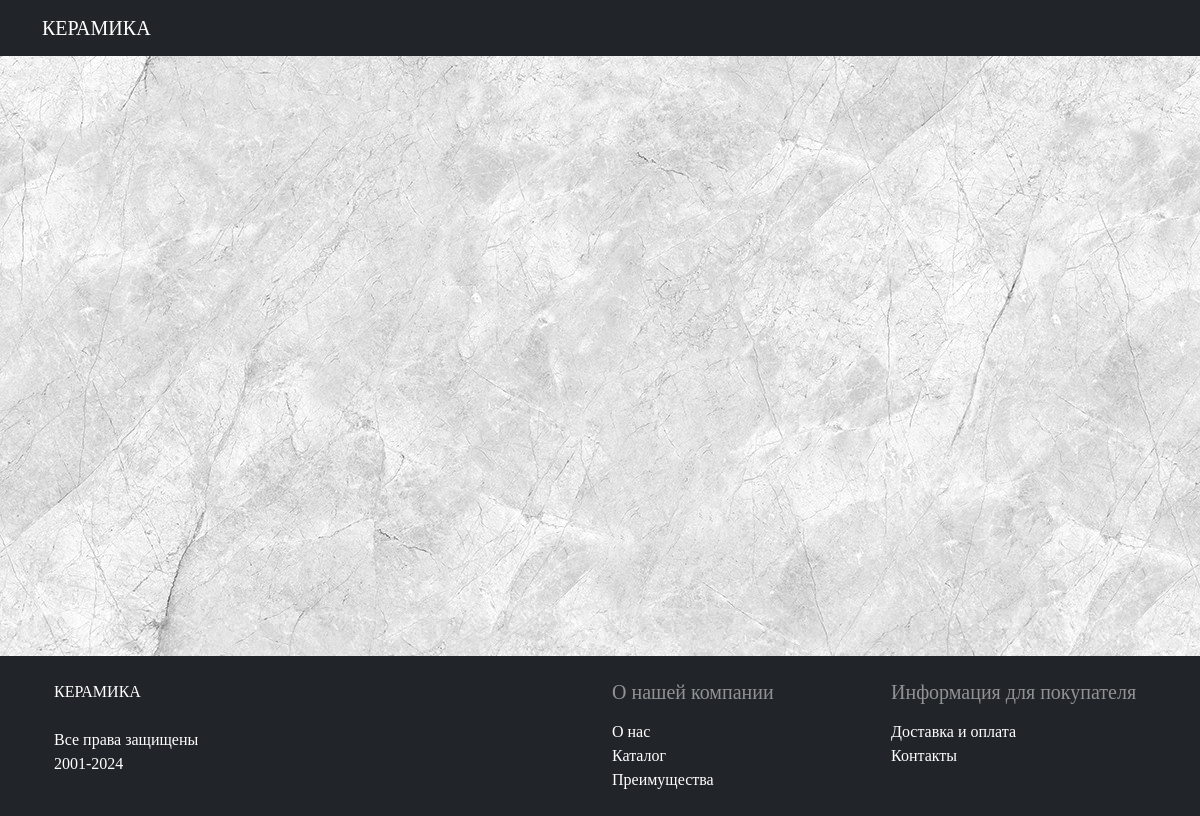
Page /products.php?id=2 on the earlier database version.
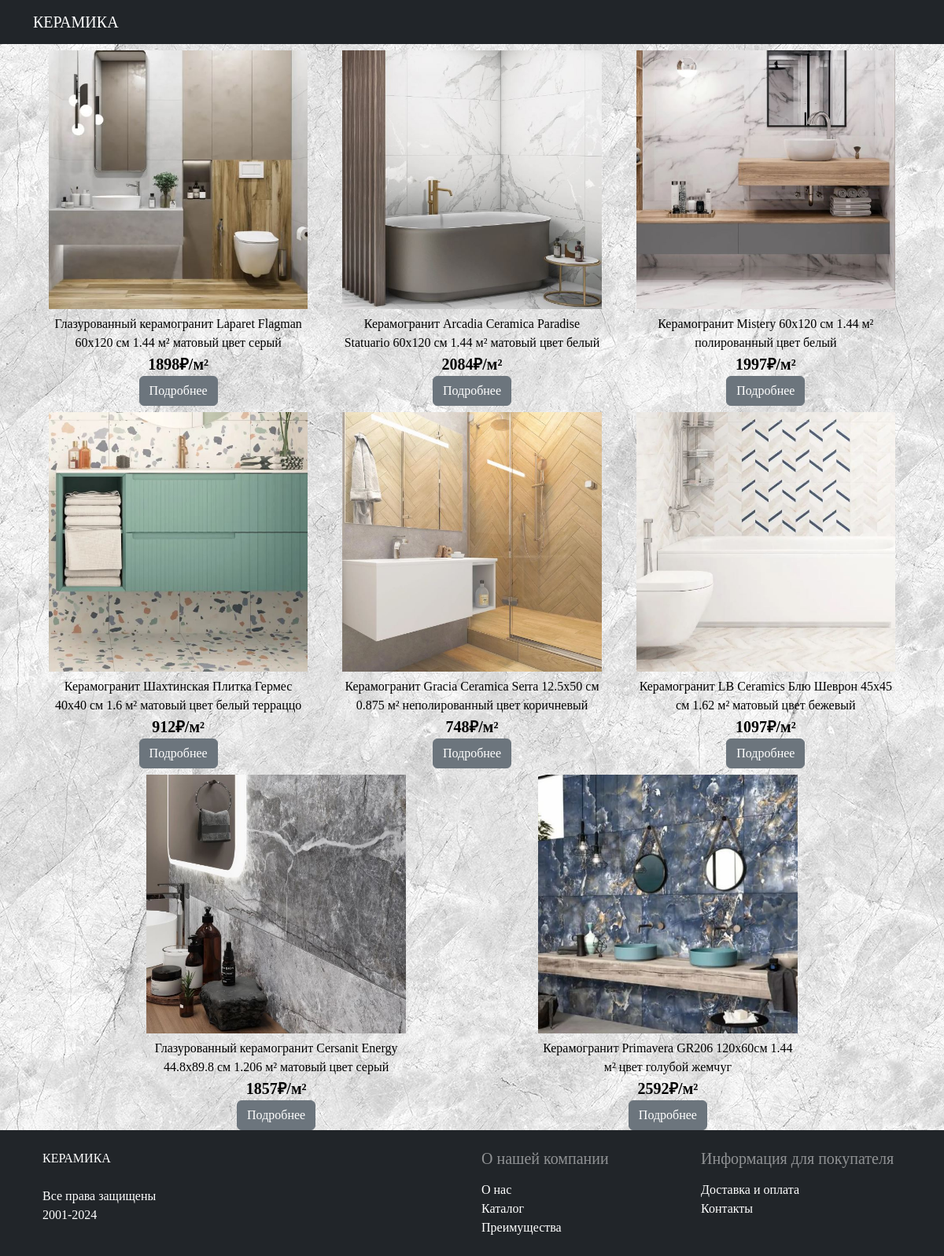
Same page on the later database version.
### tables this page shows
CREATE TABLE `product` (
  `ID` int(11) NOT NULL,
  `Наименование` varchar(100) NOT NULL,
  `id_categories` int(11) NOT NULL,
  `Описание` varchar(5000) NOT NULL,
  `Цена` varchar(50) NOT NULL,
  `Страна производства` varchar(25) NOT NULL,
  `Ширина` int(11) DEFAULT NULL,
  `Длина` int(11) DEFAULT NULL,
  `Толщина` int(11) DEFAULT NULL,
  `Вес` varchar(20) DEFAULT NULL,
  `Фото главное` varchar(255) NOT NULL
);

### products.php (the view, shortened to what this page needs)
<!DOCTYPE html>
<html lang="en">
<head>
    <link href="https://cdn.jsdelivr.net/npm/bootstrap@5.3.1/dist/css/bootstrap.min.css" rel="stylesheet"
>
   <link rel="stylesheet" href="style.css">
   <link rel="stylesheet" href="https://cdnjs.cloudflare.com/ajax/libs/font-awesome/6.5.1/css/all.min.css">
</head>
<body>
<?include "header.php"?>
<div class="container text-center contan">
<div class="row justify-content-evenly">
<?php
if($_GET)
{
        $id = $_GET['id'];
        $db = dbconn();
            $query = $db->query("SELECT * FROM `product` WHERE `id_categories`='$id'");
            while($row=$query->fetch_assoc())
            { ?>
                <div class="box_list gy-2 ">
                <a href ="card.php?id=<?=$row['ID']?>" class="a_href" >
                <div class="scale"> <img src="<?=$row['Фото главное']?>" alt="" class="scale jpg_cat "></div>
                   <div > <?=$row['Наименование']?></div>
                    <div class="text_price"> <?=$row['Цена']?></div>
                <div class="btn btn-secondary">Подробнее</div></a>
    </div> <?
        }
    }
?>
</div>
</div>
<?include "footer.php"?>
</body>
</html>

Differences in the rows shown:
now on this page (row edited): product: Фото главное (picture), Наименование "Глазурованный керамогранит Laparet Flagman 60x120 см 1.44 м² матовый цвет серый", Цена "1898₽/м²"
now on this page (row edited): product: Фото главное (picture), Наименование "Керамогранит Arcadia Ceramica Paradise Statuario 60x120 см 1.44 м² матовый цвет белый", Цена "2084₽/м²"
now on this page (row edited): product: Фото главное (picture), Наименование "Керамогранит Mistery 60x120 см 1.44 м² полированный цвет белый", Цена "1997₽/м²"
now on this page (row edited): product: Фото главное (picture), Наименование "Керамогранит Шахтинская Плитка Гермес 40x40 см 1.6 м² матовый цвет белый терраццо", Цена "912₽/м²"
now on this page (row edited): product: Фото главное (picture), Наименование "Керамогранит Gracia Ceramica Serra 12.5x50 см 0.875 м² неполированный цвет коричневый", Цена "748₽/м²"
now on this page (row edited): product: Фото главное (picture), Наименование "Керамогранит LB Ceramics Блю Шеврон 45x45 см 1.62 м² матовый цвет бежевый", Цена "1097₽/м²"
now on this page (row edited): product: Фото главное (picture), Наименование "Глазурованный керамогранит Cersanit Energy 44.8x89.8 см 1.206 м² матовый цвет серый", Цена "1857₽/м²"
now on this page (row edited): product: Фото главное (picture), Наименование "Керамогранит Primavera GR206 120x60см 1.44 м² цвет голубой жемчуг", Цена "2592₽/м²"
